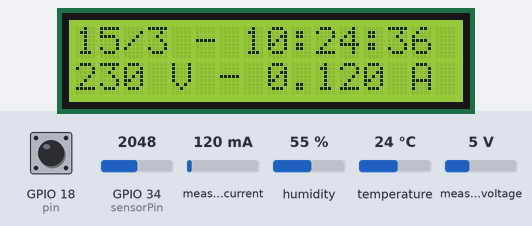
Bench run of a sketch on a simulated ESP32. Parts: 16×2 character LCD. Inputs (shaded band) come from the test bench; at power-on: measured current 120 mA, measured voltage 5 V, GPIO 18 (pin) HIGH, GPIO 34 (sensorPin) = 2048, humidity 55 %, temperature 24 °C. WiFi joins after 1.5 s; servers stay silent unless stated; the local clock reads 2024-03-15 10:24:30 at power-on unless the sketch sets it; random numbers use the default seed unless the sketch sets one; what the sketch prints to the serial monitor is not drawn.

Above: at 9.4 s.
9.5 s: measured current set to 40 mA
At 11.8 s:
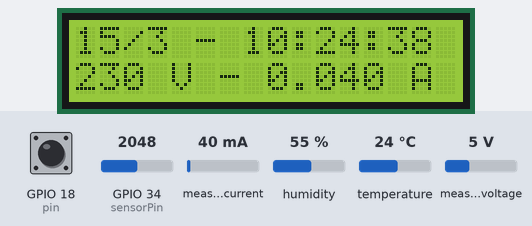
14.8 s: measured voltage set to 0.3 V
At 16.0 s:
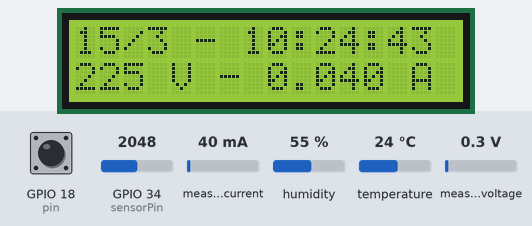
19.3 s: measured current set to 500 mA
At 21.5 s:
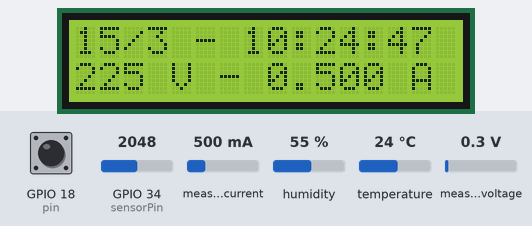
23.9 s: measured voltage set to 3.8 V
At 25.7 s:
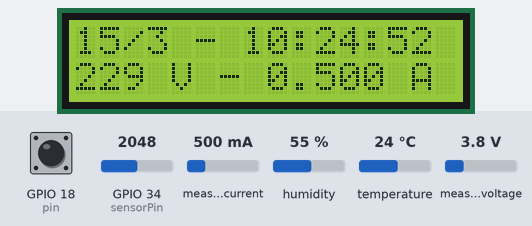
28.4 s: measured current set to 1000 mA
At 30.0 s:
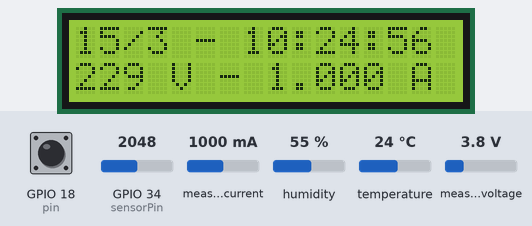
32.9 s: measured voltage set to 7.5 V
At 34.2 s:
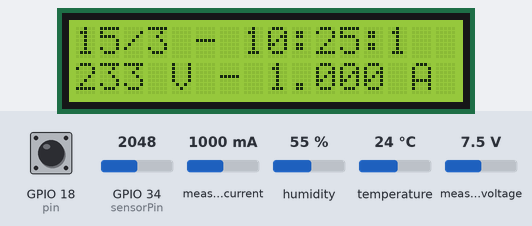
Timing chart, 0 to 35.9 s (numbered marks = the images above; inputs shaded):
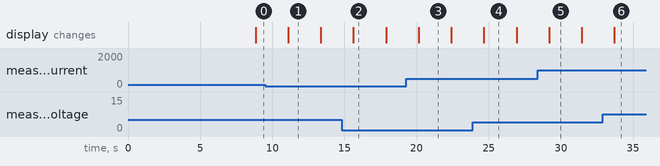

Measured:
- what the display in image 1 shows lasts 2.3 s, from 11.1 s to 13.4 s

The sketch:

EPS32_Wifi_Caudal_Temp_Corr_Pot_LCD.ino
```cpp
/*  PROGRAMACION DEL SENSOR DE CAUDAL
    Pablo Ray 22 de julio de 2025
    Caudalimetro FS300A
    Sensor de Temperatura y Humedad DHT22

    Calibrates the current sensor (SCT013)

* Instructions:
1. Set up the hardware, the potentiometer of the voltage sensor should be already adjusted.
2. Find an "almost pure" resistive load (no motors, no reactors, no electromagnets, no LEDs). Examples: heater, boiler, electric shower, electric oven, kettle...
3. Install a voltmeter and ammeter to use as reference.
4. Connect the voltage measurement and current measurement sensors.
5. Edit the sketch *calibrate-vi.ino* and set the correct GPIO pins for the sensors.
6. Set the calibration coefficients CV1, CV2, CV3, CI1, CI2 and CI3 to 1000 in the same file.
7. Compile and update the code from Arduino IDE.
8. Watch the values in the serial terminal and wait for them to stabilize. Use 115200bps as baud rate.
9. Take a note of the measured current (I) and voltage (V) from the ESP32 and the current and voltage from the reference voltmeter (Vr) and ammeter (Ir).
10. Calculate the calibration factors: CVnew = Vr*CVold/V, CInew = Ir*CIold/I where CVold and CIold are the previous calibrations from the sketch (initially 1000).
11. Change the values under the "Calibration" section of the code to the calculated ones (CInew and CVnew).
12. Compile and upload the code again, watch the serial monitor until the data stabilizes and then check if the measurements are correct.
13. Repeat steps 8 to 12 if necessary.
*/

// Incluye las librerias a utilizar
#include <Arduino.h>
#include <Wire.h>
#include <SoftwareSerial.h>
#include <LiquidCrystal_I2C.h>
#include <DHT.h>
#include "time.h"
#include <ESP32Time.h>

#include <WiFi.h>
#include <WiFiClient.h>
#include <HTTPClient.h>
#include <WiFiClientSecure.h>
#include <WebServer.h>
#include <FlowSensor.h>

// Conexión Wifi
const char* ssid = "Las Victorias 23 2.4GHz";
const char* password = "1448470214";
int cont = 0;
int max_intentos = 100;

WebServer server(80);

void handleRoot() {
  digitalWrite(2, 1);
  server.send(200, "text/plain", "Hello World");
  digitalWrite(2, 0);
}

// Peticiones al servidor
String host = "https://vacana.com.ar/caudal/recibe_datos.php";
const int port = 443;
String device = "tarjeta1";
String cliente = "cliente1";
String request = "Sin envio todavia";
String answer = "Sin respuesta todavia";
String lat = "";
String lng = "";


/* This sample code demonstrates the normal use of a TinyGPS object.
   It requires the use of SoftwareSerial, and assumes that you have a
   4800-baud serial GPS device hooked up on pins 4(rx) and 3(tx).
*/

// Seteo del reloj interno del ESP 32
const char* ntpServer = "pool.ntp.org";
// Set the GMT shift (3600 seconds = 1 hour) i.e. Argentina is -10800, (GMT-3)
const long gmtOffset_sec = -10800;
const int daylightOffset_sec = 0;
struct tm timeinfo;  // Time Structure Definition
ESP32Time rtc;

// Define el sensor de temperatura
#define DHTPIN 4
#define DHTTYPE DHT22
DHT dht(DHTPIN, DHTTYPE);

// Define el caudalimetro
#define type FS300A  // tipo de caudalimetro a utilizar
#define pin 18       // pin donde va conectado el caudalimetro
FlowSensor Sensor(type, pin);

// Define una función para contar
void IRAM_ATTR count() {
  Sensor.count();
}

// Define la pantalla lcd
LiquidCrystal_I2C lcd(0x27, 16, 2);  // set the LCD address to 0x27 for a 16 chars and 2 line display

// Define las variables globales a utilizar
float h = 0;         // variable de humedad
float t = 0;         // variable de temperatura
float flowRate = 0;  // variable de caudal
float flowRateAvg = 0;
float volumeMin = 0;      // variable de volumen en un minuto
float volumeHora = 0;     // variable de volumen en una hora
float volumeDia = 0;      // variable de volumen en un dia
float volumeMes = 0;      // variable de volumen en un mes
float caudalVirtual = 0;  //variable para generar caudal

int counter = 0;  // contador de las mediciones

// Define las variables de tiempo
int year = 0;
int month = 0;
int day = 0;
int hour = 0;
int minute = 0;
int sec = 0;

int dayAnterior = timeinfo.tm_mday;
int hourAnterior = timeinfo.tm_hour;


// Define los strings de salida
String str_humid;
String str_temp;
String str_flowRate;
String str_volumeMin;
String str_volumeHora;
String str_volumeDia;

String str_day;
String str_month;
String str_year;
String str_hour;
String str_min;
String str_sec;

String str_out;
String str_date;

// DEFINICION DE CONSTANTES PARA LA MEDICION DE CORRIENTE
const int sensorPin = 34;         // Pin analógico del ESP32 conectado al sensor
const float referencia = 3.3;     // Voltaje de referencia del ESP32
const float resolucion = 4096.0;  // Resolución del ADC del ESP32 (12 bits)
const float sensibilidad = 0.1;   // Sensibilidad del ACS712 (en V/A)

// DEFINICION DE LA LIBRERIA DE CORRIENTE
#include "EmonLib.h"  // Include Emon Library
#define ESP32

// Pin configuration
#define V1 34
#define V2 34
#define V3 34

#define I1 35
#define I2 32
#define I3 25

// Calibration settings (allways start with 1000)
#define CV1 575
#define CV2 575
#define CV3 575

#define CI1 1000
#define CI2 1000
#define CI3 1000

EnergyMonitor emon1;  // Phase 1
EnergyMonitor emon2;  // Phase 2
EnergyMonitor emon3;  // Phase 3


void setup() {
  // Seteo la velocidad de la comunicación Serial a 115200
  Serial.begin(115200);

  // Inicio el puerto I2C
  Wire.begin();

  // Inicio el Caudalimetro
  Sensor.begin(count);

  randomSeed(analogRead(0));

  // Inicio el termometro
  dht.begin();

  // Inicio el display lcd
  lcd.init();
  lcd.backlight();

  // Conexión a la red WiFi
  WiFi.begin(ssid, password);
  while (WiFi.status() != WL_CONNECTED and cont < max_intentos) {
    cont++;
    delay(500);
    Serial.print(".");
  }

  Serial.println("");

  if (cont < max_intentos) {
    Serial.println("**********************************");
    Serial.print("Conectado a la red WiFi:  ");
    Serial.println(WiFi.SSID());
    Serial.print("IP:  ");
    Serial.println(WiFi.localIP());
    Serial.print("macAddress:  ");
    Serial.println(WiFi.macAddress());

    //  Inicio y busco la hora para cotejar en la red
    configTime(gmtOffset_sec, daylightOffset_sec, ntpServer);
    getLocalTime(&timeinfo);
    Serial.println("Busqueda y confirmación de la fecha y hora en la red");
    Serial.print("Fecha: ");
    Serial.println(&timeinfo, "%A, %B %d %Y %H:%M:%S");
    delay(5000);
    Serial.println("***********************************");

    server.on("/", handleRoot);
    server.begin();
    Serial.println("Server HTTP started");
  }

  else {
    Serial.println("----------------------------------");
    Serial.println("Error de Conexión");
    Serial.println("----------------------------------");
  }
  /*
  Analog attenuation:
  ADC_0db: sets no attenuation. ADC can measure up to approximately 800 mV (1V input = ADC reading of 1088).
  ADC_2_5db: The input voltage of ADC will be attenuated, extending the range of measurement to up to approx. 1100 mV. (1V input = ADC reading of 3722).
  ADC_6db: The input voltage of ADC will be attenuated, extending the range of measurement to up to approx. 1350 mV. (1V input = ADC reading of 3033).
  ADC_11db (default): The input voltage of ADC will be attenuated, extending the range of measurement to up to approx. 2600 mV. (1V input = ADC reading of 1575).
  */

  analogSetPinAttenuation(V1, ADC_11db);
  analogSetPinAttenuation(V2, ADC_11db);
  analogSetPinAttenuation(V3, ADC_11db);

  analogSetPinAttenuation(I1, ADC_11db);
  analogSetPinAttenuation(I2, ADC_11db);
  analogSetPinAttenuation(I3, ADC_11db);

  // Phase 1
  emon1.voltage(V1, CV1, 1.732);  // Voltage: input pin, calibration, phase_shift
  emon1.current(I1, CI1);         // Current: input pin, calibration.

  // Phase 2
  emon2.voltage(V2, CV2, 1.732);  // Voltage: input pin, calibration, phase_shift
  emon2.current(I2, CI2);         // Current: input pin, calibration.

  // Phase 3
  emon3.voltage(V3, CV3, 1.732);  // Voltage: input pin, calibration, phase_shift
  emon3.current(I3, CI3);         // Current: input pin, calibration.
}

void loop() {

  // LECTURA DEL RELOJ INTERNO DEL ESP32
  getLocalTime(&timeinfo);
  day = timeinfo.tm_mday;
  month = timeinfo.tm_mon + 1;
  year = timeinfo.tm_year + 1900;
  hour = timeinfo.tm_hour;
  minute = timeinfo.tm_min;
  sec = timeinfo.tm_sec;

  // MEDICION DE TEMPERATURA Y HUMEDAD
  float t = dht.readTemperature();
  float h = dht.readHumidity();

  // LECTURA DEL CAUDALIMETRO
  Sensor.read();
  //float flowRate = Sensor.getFlowRate_m();
  //float volumeMin = Sensor.getVolume();

  // SIMULO ENTRADA DE AGUA CON UN NUMERO RANDOM
  float num1 = random(0, 400);
  flowRate = num1 / 100;
  volumeMin += flowRate / 60;
  volumeHora += flowRate / 60;
  volumeDia += flowRate / 60;
  delay(1000);

  // MEDICION DE CORRIENTE
  int valorADC = analogRead(sensorPin);
  float voltaje = (valorADC / resolucion) * referencia;
  float corriente = (voltaje - 2.5) / sensibilidad;  // Asumiendo 2.5V para 0A

  // MEDICIO CORRIENTE Y VOLTAJE - FASE 1
  emon1.calcVI(120, 200);  // 0Calculate all. No.of half wavelengths (crossings), time-out
  // emon1.serialprint();           // Print out all variables (realpower, apparent power, Vrms, Irms, power factor)

  float realPower = emon1.realPower;          // extract Real Power into variable
  float apparentPower = emon1.apparentPower;  // extract Apparent Power into variable
  float powerFactor = emon1.powerFactor;      // extract Power Factor into Variable
  float supplyVoltage = emon1.Vrms;           // extract Vrms into Variable
  float Irms = emon1.Irms;                    // extract Irms into Variable

  // IMPRIMO MEDICIONES POR SEGUNDO - Para saber como funcionan las mediciones
  // IMPRIMO EN EL DISPLAY LCD 16x2
  lcd.clear();
  lcd.setCursor(0, 0);
  lcd.print(day);
  lcd.print("/");
  lcd.print(month);
  lcd.print(" - ");
  lcd.print(hour);
  lcd.print(":");
  lcd.print(minute);
  lcd.print(":");
  lcd.print(sec);
  lcd.setCursor(0, 1);
  lcd.print(flowRate);
  lcd.print(" l/m");
  lcd.setCursor(9, 1);
  lcd.print(volumeHora);
  lcd.print(" lt");

  //lcd.print("Real Power1: ");
  //lcd.print(realPower);
  //lcd.print("\tApparent Power1: ");
  //lcd.print(apparentPower, 2);
  //lcd.print("\tPower Factor1: ");
  //lcd.print(powerFactor, 3);
  lcd.setCursor(0,1);
  lcd.print(supplyVoltage,0);
  lcd.print(" V - ");
  lcd.print(Irms, 3);
  lcd.print(" A ");

  // IMPRIMO EN EL MONITOR SERIAL
  Serial.print("Hora: ");
  Serial.print(hour);
  Serial.print(":");
  Serial.print(minute);
  Serial.print(":");
  Serial.print(sec);
  Serial.print("\tCaudal: ");
  Serial.print(flowRate);
  Serial.print("\tVolMin: ");
  Serial.print(volumeMin);
  Serial.print("\tVolHora: ");
  Serial.print(volumeHora);
  Serial.print("\tVolDia: ");
  Serial.print(volumeDia);
  Serial.print("\tTemp: ");
  Serial.print(t);
  Serial.print("\tHume: ");
  Serial.print(h);

  Serial.print("\tRPow1: ");
  Serial.print(realPower);
  //Serial.print("\tApparent Power1: ");
  //Serial.print(apparentPower, 2);
  Serial.print("\tPFact1: ");
  Serial.print(powerFactor, 3);
  Serial.print("\tV1: ");
  Serial.print(supplyVoltage,0);
  Serial.print(" - I1: ");
  Serial.println(Irms, 3);

  // PONGO EL CONTADOR DE VOLUMEN x DIA EN CERO - cuando cambia la hora
  if (day - dayAnterior > 0) {
    volumeDia = 0;
    dayAnterior = day;
  }

  // PONGO EL CONTADOR DE VOLUMEN x HORA EN CERO - cuando cambia la horaay
  if (hour - hourAnterior > 0) {
    volumeHora = 0;
    hourAnterior = hour;
  }

  // LOOP DE ENVIOS DE DATOS CADA MINUTO
  if (sec < 1) {
    // Reseteo de los contadores del caudalimetro
    flowRateAvg = volumeMin;
    volumeMin = 0;

    Sensor.resetPulse();
    Sensor.resetVolume();

    /*
    // DISPLAY - Pantalla 1 - Fecha y Hora
    lcd.clear();
    lcd.setCursor(0,0);
    lcd.print("Fecha: ");
    lcd.print(day);
    lcd.print("/");
    lcd.print(month);
    lcd.print("/");
    lcd.print(year);
    lcd.setCursor(0,1);
    lcd.print("Hora: ");
    lcd.print(hour);
    lcd.print(":");
    lcd.print(minute);
    lcd.print(":");
    lcd.print(sec);

    Serial.println("PANTALLA 1 - Fecha y Hora");
    Serial.print("Fecha: ");
    Serial.print(year);
    Serial.print("/");
    Serial.print(month);
    Serial.print("/");
    Serial.println(day);
    Serial.print("Hora: ");
    Serial.print(hour);
    Serial.print(":");
    Serial.print(minute);
    Serial.print(":");
    Serial.println(sec);
    Serial.println("");

    delay(200);

    // DISPLAY - Pantalla 2 - Caudalimetro
    lcd.clear();
    lcd.setCursor(0,0);
    lcd.print("Volumen Minuto: ");
    lcd.print(flowRateAvg);
    lcd.print(" l/m");
    lcd.setCursor(0,1);
    lcd.print("Volumen Hora: ");
    lcd.print(volumeHora);

    Serial.println("PANTALLA 2 - Caudalimetro");
    Serial.print("Volumen Minuto: ");
    Serial.print(flowRateAvg);
    Serial.println(" l/min");
    Serial.print("Volumen Hora: ");
    Serial.print(volumeHora);
    Serial.println(" lt");
    Serial.println("");

    delay(200);

    // DISPLAY - Pantalla 3 - Temperatura y Humedad
    lcd.clear();
    lcd.setCursor(0,0);
    lcd.print("Temp: ");
    lcd.print(t,2);
    lcd.print(" C");
    lcd.setCursor(0,1);
    lcd.print("Hume: ");
    lcd.print(h,2);
    lcd.print(" %");

    Serial.println("PANTALLA 3 - Temperatura y Humedad");
    Serial.print("Temp: ");
    Serial.print(t,2);
    Serial.println(" °C");
    Serial.print("Hume: ");
    Serial.print(h,2);
    Serial.println(" %");
    Serial.println("");

    delay(200);
    Serial.println("");
    Serial.println("*** NUEVA MEDICION ***");
    */

    // ENVIO DATOS AL SERVIDOR
    HTTPClient https;  // Declaro objeto de la clase HTTP
    WiFiClientSecure client;
    client.setInsecure();  // Desactiva la validación del certificado SSL

    String url = host + "?cliente=" + cliente + "&device_label=" + device + "&caudal=" + String(flowRate) + +"&volMin=" + String(flowRateAvg) + "&volHora=" + String(volumeHora) + "&tempe=" + String(t) + "&hume=" + String(h);

    request = url;

    Serial.println("");
    Serial.println("Enviando Solicitud a: " + url);
    Serial.println("");

    https.begin(client, url);
    int httpCode = https.GET();

    if (httpCode > 0) {
      String payload = https.getString();
      Serial.println("Respuesta: " + payload);
      answer = payload;
      Serial.println("");  // deja un espacio para las nuevas mediciones.
    } else {
      Serial.print("Error en HTTPS:  ");
      Serial.println(https.errorToString(httpCode));
    }
    https.end();
    server.handleClient();
  }
}


/*void setup()
{
  Serial.begin(115200);

}

void loop() {

  Serial.println("------------");

  // Phase 1
  emon1.calcVI(120, 2000);  // Calculate all. No.of half wavelengths (crossings), time-out
  // emon1.serialprint();           // Print out all variables (realpower, apparent power, Vrms, Irms, power factor)

  float realPower = emon1.realPower;          // extract Real Power into variable
  float apparentPower = emon1.apparentPower;  // extract Apparent Power into variable
  float powerFactor = emon1.powerFactor;      // extract Power Factor into Variable
  float supplyVoltage = emon1.Vrms;           // extract Vrms into Variable
  float Irms = emon1.Irms;                    // extract Irms into Variable

  Serial.print("Real Power1: ");
  Serial.print(realPower);
  Serial.print("\tApparent Power1: ");
  Serial.print(apparentPower, 2);
  Serial.print("\tPower Factor1: ");
  Serial.print(powerFactor, 3);
  Serial.print("\tV1: ");
  Serial.print(supplyVoltage);
  Serial.print(", I1: ");
  Serial.println(Irms, 3);

  // Phase 2
  emon2.calcVI(120, 2000);  // Calculate all. No.of half wavelengths (crossings), time-out
  // emon2.serialprint();           // Print out all variables (realpower, apparent power, Vrms, Irms, power factor)

  float realPower2 = emon2.realPower;          // extract Real Power into variable
  float apparentPower2 = emon2.apparentPower;  // extract Apparent Power into variable
  float powerFactor2 = emon2.powerFactor;      // extract Power Factor into Variable
  float supplyVoltage2 = emon2.Vrms;           // extract Vrms into Variable
  float Irms2 = emon2.Irms;                    // extract Irms into Variable

  Serial.print("Real Power2: ");
  Serial.print(realPower2);
  Serial.print("\tApparent Power2: ");
  Serial.print(apparentPower2, 2);
  Serial.print("\tPower Factor2: ");
  Serial.print(powerFactor2, 3);
  Serial.print("\tV2: ");
  Serial.print(supplyVoltage2);
  Serial.print(", I2: ");
  Serial.println(Irms2, 3);


  // Phase 3
  emon3.calcVI(120, 2000);  // Calculate all. No.of half wavelengths (crossings), time-out
  // emon2.serialprint();           // Print out all variables (realpower, apparent power, Vrms, Irms, power factor)

  float realPower3 = emon3.realPower;          // extract Real Power into variable
  float apparentPower3 = emon3.apparentPower;  // extract Apparent Power into variable
  float powerFactor3 = emon3.powerFactor;      // extract Power Factor into Variable
  float supplyVoltage3 = emon3.Vrms;           // extract Vrms into Variable
  float Irms3 = emon3.Irms;                    // extract Irms into Variable

  Serial.print("Real Power3: ");
  Serial.print(realPower3);
  Serial.print("\tApparent Power3: ");
  Serial.print(apparentPower3, 2);
  Serial.print("\tPower Factor: ");
  Serial.print(powerFactor3, 3);
  Serial.print("\tV3: ");
  Serial.print(supplyVoltage3);
  Serial.print(", I3: ");
  Serial.println(Irms3, 3);
}

*/
```
